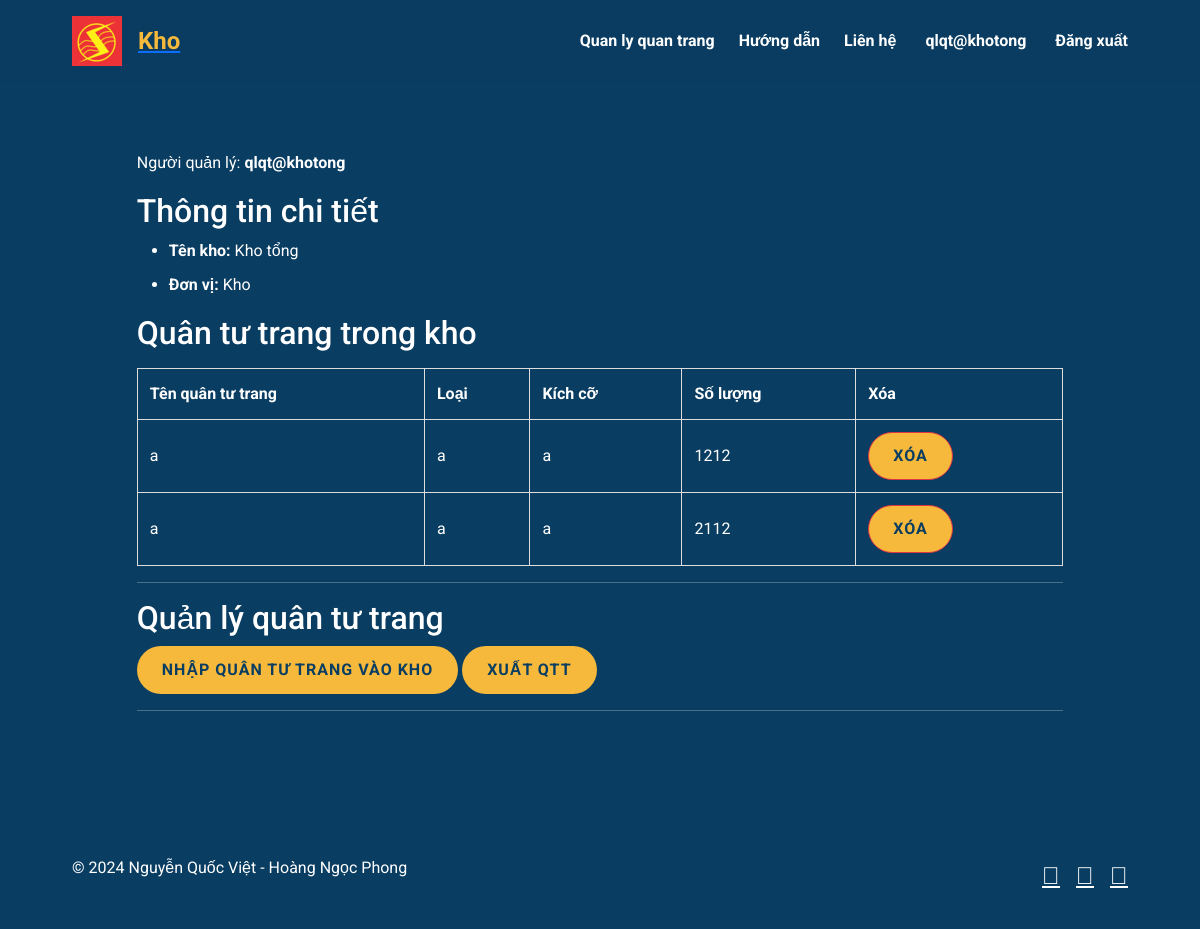
Page /kho/1/ (signed in) on the earlier database version.
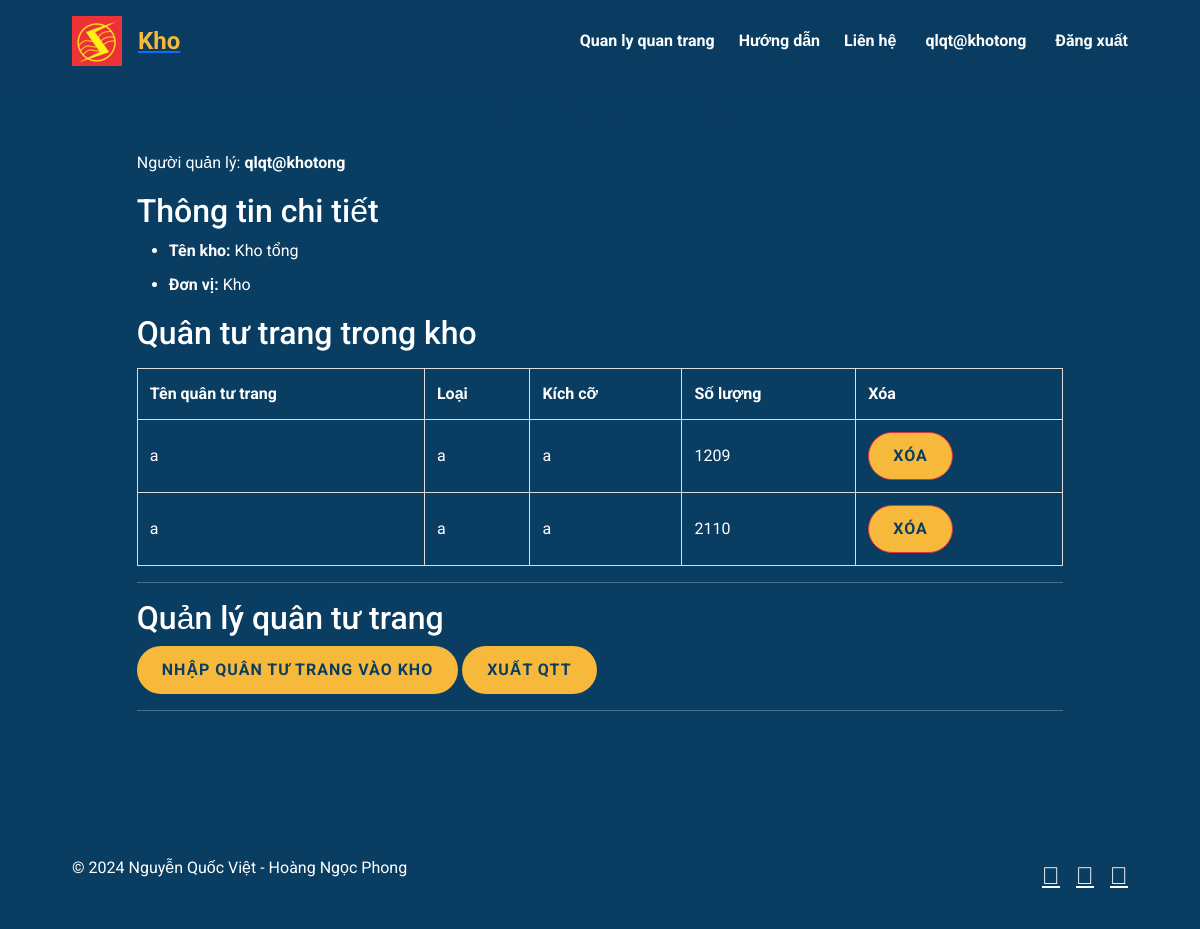
Same page on the later database version.
### appQLQT/models.py (models this page shows, shortened)
class KhoQuanTrang(models.Model):
    kho = models.ForeignKey(Kho, on_delete=models.CASCADE)
    quan_tu_trang = models.ForeignKey(QuanTuTrang, on_delete=models.CASCADE)  # Sử dụng id mặc định
    so_luong = models.PositiveIntegerField()
    class Meta:
        unique_together = ('kho', 'quan_tu_trang')

class QuanTuTrang(models.Model):
    ma_qtt = models.CharField(max_length=100,null=True , blank=True)
    ten_qtt = models.CharField(max_length=100)
    loai_qtt = models.CharField(max_length=50)
    kich_co = models.CharField(max_length=20, blank=True)

### appQLQT/views.py (the view, shortened to what this page needs)
# urls.py: path('kho/<int:don_vi_id>/', views.kho_view, name='kho'),
def kho_view(request, don_vi_id):
    don_vi = get_object_or_404(DonVi, id=don_vi_id)
    kho = don_vi.kho  # Liên kết OneToOne giữa DonVi và Kho
    user_profile = request.user.profile
    print(user_profile)
    quan_tu_trang_list = kho.khoquantrang_set.all()
    quan_tu_trang_list1 = QuanTuTrang.objects.all()
    don_vi_list = DonVi.objects.all()
    if user_profile.cap_do == 'kho':
        don_vi_list = don_vi_list.filter(cap_do='tieu_doan')
    elif user_profile.cap_do == 'tieu_doan':
        don_vi_list = don_vi_list.filter(cap_do='dai_doi')
    elif user_profile.cap_do == 'dai_doi':
        don_vi_list = don_vi_list.filter(cap_do='trung_doi')
    elif user_profile.cap_do == 'trung_doi':
        don_vi_list = don_vi_list.filter(cap_do='trung_doi')
    grouped_don_vi = defaultdict(list)
    for dv in DonVi.objects.all().order_by('code'):
        grouped_don_vi[dv.get_cap_do_display()].append(dv)
    grouped_don_vi = dict(grouped_don_vi)
    return render(request, 'appstatic/kho_tong.html', {
        'don_vi': don_vi,
        'kho': kho,
        'quan_tu_trang_list': quan_tu_trang_list,
        'quan_tu_trang_list1': quan_tu_trang_list1,
        'don_vi_list': don_vi_list,
        'grouped_don_vi': grouped_don_vi,
        'user_profile': user_profile,
    })

### appQLQT/models.py (called while the page is built)
    def __str__(self):
        return f"UserProfile for {self.user.username} - {self.get_cap_do_display()} - Don Vi: {self.don_vi.ten_don_vi if self.don_vi else 'Chưa có đơn vị'}"

### appQLQT/templates/appstatic/kho_tong.html (shortened to what this page needs)
{% extends "appstatic/base.html" %}
{% block content %}
    <div class="container">
        <h1 class="page-title">Kho Tổng - {{ don_vi.ten_don_vi }}</h1>
        <p class="manager-info">Người quản lý: <strong>{{ kho.quan_li_kho }}</strong></p>
        <h2>Thông tin chi tiết</h2>
        <ul class="info-list">
            <li><strong>Tên kho:</strong> {{ kho.ten_kho }}</li>
            <li><strong>Đơn vị:</strong> {{ kho.don_vi.ten_don_vi }}</li>
        </ul>
        <h2>Quân tư trang trong kho</h2>
        <table class="styled-table">
            <thead>
                <tr>
                    <th>Tên quân tư trang</th>
                    <th>Loại</th>
                    <th>Kích cỡ</th>
                    <th>Số lượng</th>
                    <th>Xóa</th>
                </tr>
            </thead>
            <tbody>
                {% for item in quan_tu_trang_list %}
                <tr>
                    <td>{{ item.quan_tu_trang.ten_qtt }}</td>
                    <td>{{ item.quan_tu_trang.loai_qtt }}</td>
                    <td>{{ item.quan_tu_trang.kich_co }}</td>
                    <td>{{ item.so_luong }}</td>
                    <td>
                        <form method="post" action="{% url 'delete_quan_tu_trang' kho_id=kho.id quan_tu_trang_id=item.quan_tu_trang.id %}" style="display:inline;">
                            <button type="submit" class="btn btn-danger" onclick="return confirm('Bạn có chắc chắn muốn xóa quân tư trang này?')">Xóa</button>
                        </form>
                    </td>
                </tr>
                {% empty %}
                <tr>
                    <td colspan="5">Không có quân tư trang nào trong kho.</td>
                </tr>
                {% endfor %}
            </tbody>
        </table>
        <hr>
        <h2>Quản lý quân tư trang</h2>
            {% if user_profile.cap_do == 'kho' %}
            <button type="button" class="btn" data-bs-toggle="modal" data-bs-target="#importQTTModal">
                Nhập quân tư trang vào kho
            </button>
            {% endif %}
{% if user_profile.cap_do == 'trung_doi' %}
{% else %}
<button type="button" class="btn" data-bs-toggle="modal" data-bs-target="#exportQTTModal">
    Xuất QTT
</button>
{% endif %}
        <hr>
    </div>
{% endblock %}

Differences in the rows shown:
changed KhoQuanTrang (number 1 of 2 on the later page): so_luong "1212" → "1209"
changed KhoQuanTrang (number 2 of 2 on the later page): so_luong "2112" → "2110"
